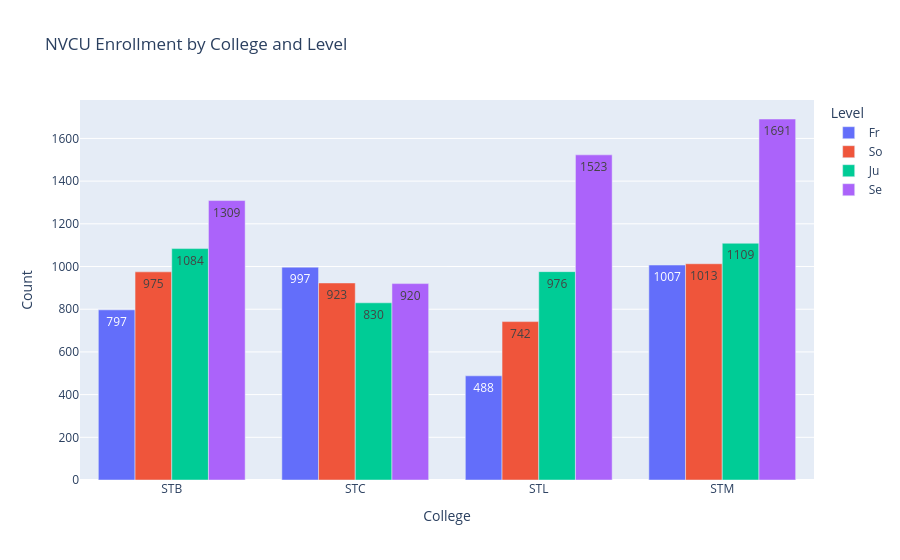

The code cell stored with this chart in its notebook:
### Code cell
fig_simple_enrollment = px.bar(df_simple_enrollment_pivot, 
       x = 'College', y = 'Count', color = 'Level',
      barmode = 'group',
      text_auto = '.0f',
      title = 'NVCU Enrollment by College and Level')
fig_simple_enrollment

### Figure 1 — Plotly figure (JSON) as saved in the notebook; plotly's stock layout.template omitted (floating-point values rounded to 4 significant figures)
{"data": [{"alignmentgroup": "True", "hovertemplate": "Level=Fr<br>College=%{x}<br>Count=%{y}<extra></extra>", "legendgroup": "Fr", "marker": {"color": "#636efa", "pattern": {"shape": ""}}, "name": "Fr", "offsetgroup": "Fr", "orientation": "v", "showlegend": true, "textposition": "auto", "texttemplate": "%{y:.0f}", "type": "bar", "x": ["STB", "STC", "STL", "STM"], "xaxis": "x", "y": [797, 997, 488, 1007], "yaxis": "y"}, {"alignmentgroup": "True", "hovertemplate": "Level=So<br>College=%{x}<br>Count=%{y}<extra></extra>", "legendgroup": "So", "marker": {"color": "#EF553B", "pattern": {"shape": ""}}, "name": "So", "offsetgroup": "So", "orientation": "v", "showlegend": true, "textposition": "auto", "texttemplate": "%{y:.0f}", "type": "bar", "x": ["STB", "STC", "STL", "STM"], "xaxis": "x", "y": [975, 923, 742, 1013], "yaxis": "y"}, {"alignmentgroup": "True", "hovertemplate": "Level=Ju<br>College=%{x}<br>Count=%{y}<extra></extra>", "legendgroup": "Ju", "marker": {"color": "#00cc96", "pattern": {"shape": ""}}, "name": "Ju", "offsetgroup": "Ju", "orientation": "v", "showlegend": true, "textposition": "auto", "texttemplate": "%{y:.0f}", "type": "bar", "x": ["STB", "STC", "STL", "STM"], "xaxis": "x", "y": [1084, 830, 976, 1109], "yaxis": "y"}, {"alignmentgroup": "True", "hovertemplate": "Level=Se<br>College=%{x}<br>Count=%{y}<extra></extra>", "legendgroup": "Se", "marker": {"color": "#ab63fa", "pattern": {"shape": ""}}, "name": "Se", "offsetgroup": "Se", "orientation": "v", "showlegend": true, "textposition": "auto", "texttemplate": "%{y:.0f}", "type": "bar", "x": ["STB", "STC", "STL", "STM"], "xaxis": "x", "y": [1309, 920, 1523, 1691], "yaxis": "y"}], "layout": {"autosize": true, "barmode": "group", "legend": {"title": {"text": "Level"}, "tracegroupgap": 0}, "title": {"text": "NVCU Enrollment by College and Level"}, "xaxis": {"anchor": "y", "autorange": true, "domain": [0, 1], "range": [-0.5, 3.5], "title": {"text": "College"}, "type": "category"}, "yaxis": {"anchor": "x", "autorange": true, "domain": [0, 1], "range": [0, 1780], "title": {"text": "Count"}, "type": "linear"}}}
